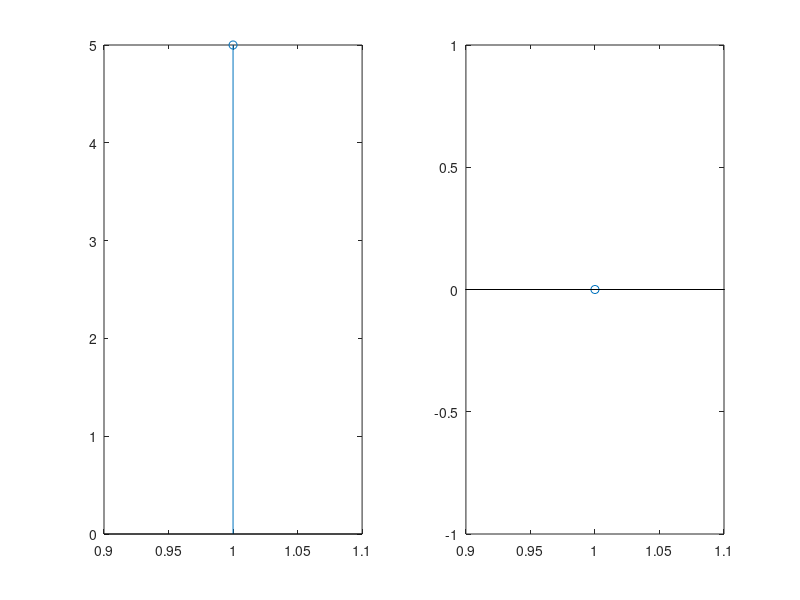

The MATLAB source for this figure:
clc;
clear all;
close all;
x=input('enter the sequence:');
p = length(x)-1;
cga1=[];
cga=0;
cga1(end+1)=sum(x);
magnitude = [];
phase = [];
for k = 1:1:p
    for m = 1:1:length(x)-1
        cga=cga+x(m)*exp(-(1i*2*pi*m*k)/4);
    end  
    cga1(end+1)=cga;
    cga=0;
end
a = cga1;
for i = 1:1:length(a)
    rho=abs(a(i));
    magnitude(end+1) = rho;
    theta=angle(a(i));
    phase(end+1) = theta*(180/pi);
end
subplot(1,2,1);stem(magnitude)
subplot(1,2,2);stem(phase)
